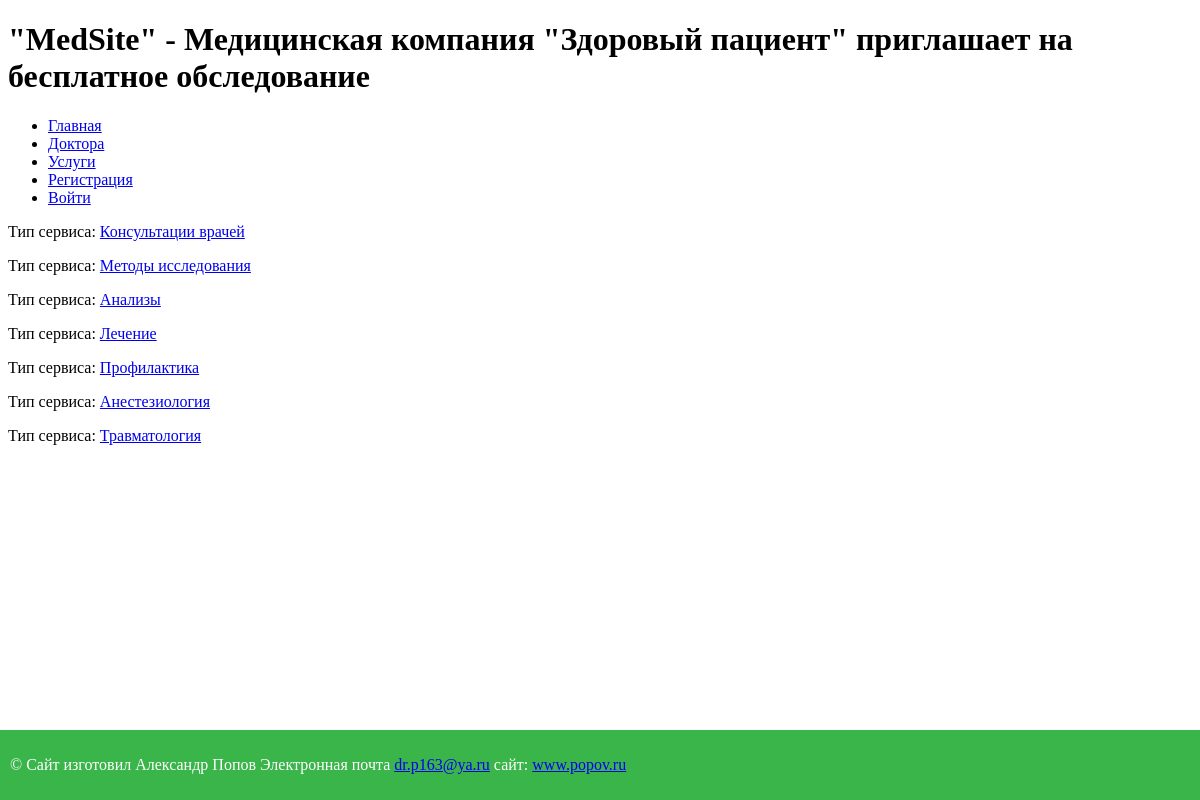
The page / on the database its author committed.
### src/models.py (models this page shows, shortened)
class ServiceGroup(db.Model):
    __tablename__ = "service_group"
    id = Column(Integer(), primary_key=True)
    name = Column(String(100))  # название группы
    description = Column(Text())  # описание группы
    created_at = Column(DateTime, server_default=func.now())  # дата создания
    updated_at = Column(DateTime, server_onupdate=func.now())  # дата обновления
    doctor_id = Column(ForeignKey("doctor.id"))
    doctor = Relationship("Doctor")

### src/view.py (the view)
@app.route('/')
def index():
    service_groups = ServiceGroup.query.all()
    return render_template('index.html', service_groups=service_groups)

### templates/index.html (shortened to what this page needs)
{% extends "base.html" %}
{% block h1_title %} {{ super() }} - Медицинская компания "Здоровый пациент"  приглашает на бесплатное обследование {% endblock %}
{% block content %}
{{ super() }}
{% include "include/type_services.html" %}
{% endblock %}

### templates/include/type_services.html
{% for sg in service_groups %}
<p>
    Тип сервиса: <a href="{{ url_for('service_group', service_group_id=sg.id)}}"> {{ sg.name }}</a>
</p>
{% endfor %}

### rows shown on the page
ServiceGroup: name "Консультации врачей"
ServiceGroup: name "Методы исследования"
ServiceGroup: name "Анализы"
ServiceGroup: name "Лечение"
ServiceGroup: name "Профилактика"
ServiceGroup: name "Анестезиология"
ServiceGroup: name "Травматология"
